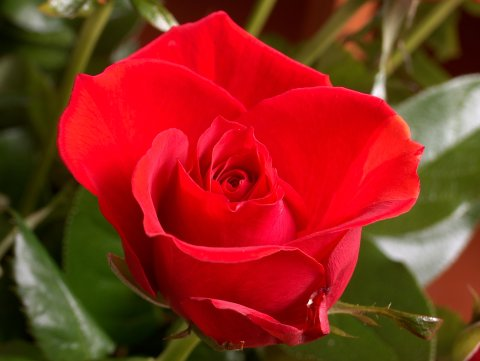
#> input picture cube.jpg, 480 x 361 px
$ python 2_draw.py
#> lines starting #> are read from the running program, lines starting #| are printed output that depends on the picture
import cv2
import numpy as np

img = cv2.imread('cube.jpg', 1)
#> img is the input picture: shape (361, 480, 3); mean B, G, R 28.2, 43.9, 139.9

# line
cv2.line(img, (0, 0), (210, 220), (0, 0, 255), 5)

# rectangle
cv2.rectangle(img, (150, 100), (350, 200), (255, 0, 0), 5)

# circle
cv2.circle(img, (200, 200), 100, (0, 255, 0), 5)

# polygon
pts = np.array([[0, 25], [140, 210], [230, 20], [350, 350]], np.int32)
cv2.polylines(img, [pts], True, (255, 100, 255), 5)

# write
font = cv2.FONT_HERSHEY_COMPLEX
cv2.putText(img, 'open cv Test !', (0, 130), font, 1, (255, 255, 255), 2, cv2.LINE_AA)
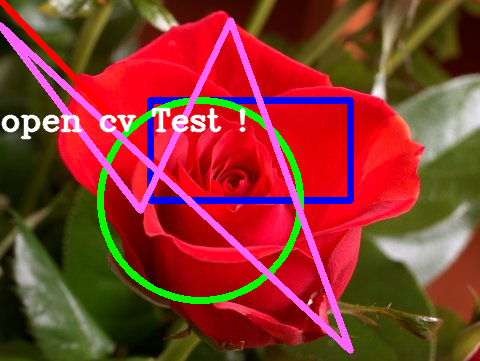
#> img: shape (361, 480, 3); mean B, G, R 46.1, 55.4, 136.6

cv2.imshow('img', img)
cv2.waitKey(0)
cv2.imwrite("2_draw.jpg", img)
cv2.destroyAllWindows()

$ run again, with 9_templateMatching(res).jpg copied over cube.jpg
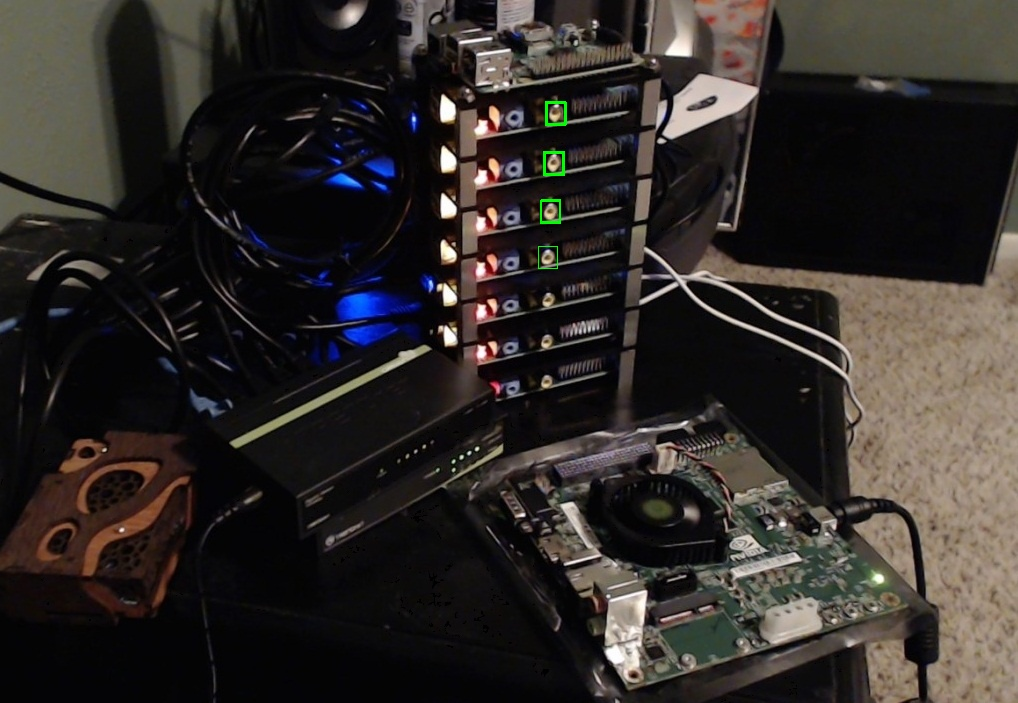
#> input picture 9_templateMatching(res).jpg, 1018 x 703 px
#> img is the input picture: shape (703, 1018, 3); mean B, G, R 40.7, 43.5, 48.1
#> `cv2.putText(img, 'open cv Test !', (0, 130), font, 1, (255, 255, 255),..`:
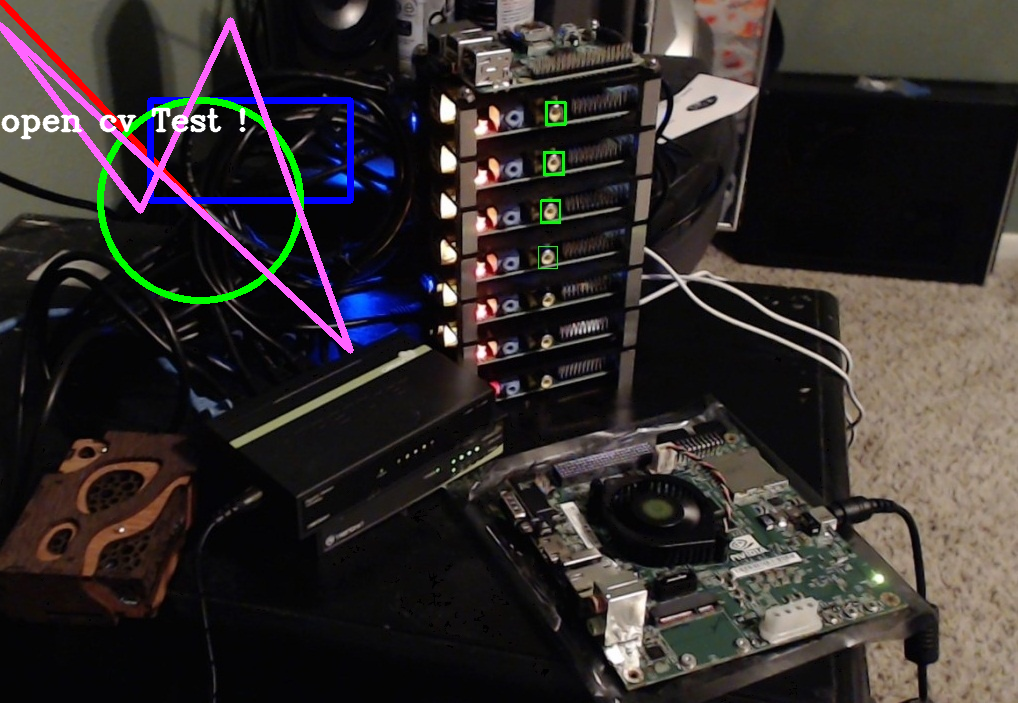
#> img: shape (703, 1018, 3); mean B, G, R 44.7, 45.7, 51.3
